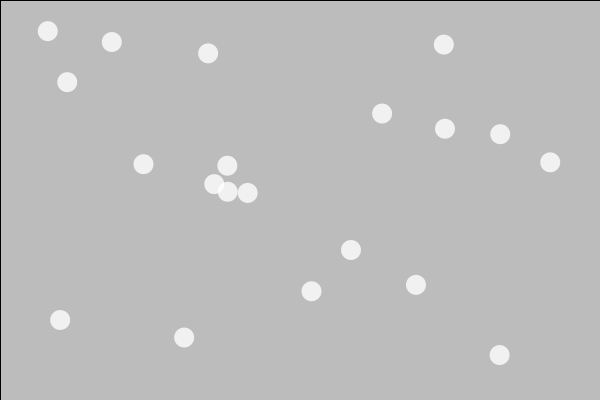
Frame 1 (no input)
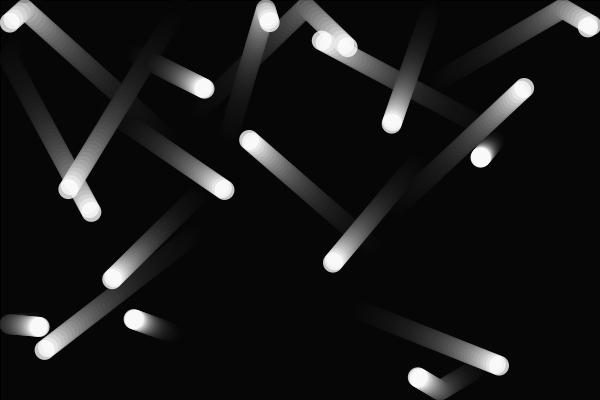
Frame 60 (the mouse pressed at the canvas centre just before this capture)
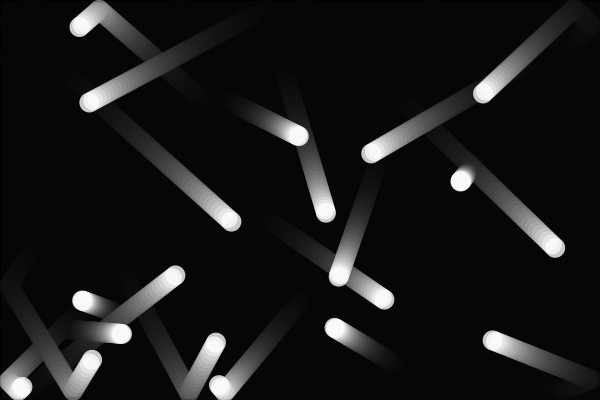
Frame 120 (the mouse held since frame 60 and released just before this capture)

The Processing sketch that drew these frames (run headless with seeded random() and noise(); from frame 60 on, the mouse is pressed at the canvas centre):

// Processing sketch: Practica_5_1
// ── Practica_5_1.pde
int numBolas = 20; // Número de bolas
float[] x, y;      // Posiciones
float[] vx, vy;    // Velocidades
float diametroBola = 20;

void setup() {
  size(600, 400);
  x = new float[numBolas];
  y = new float[numBolas];
  vx = new float[numBolas];
  vy = new float[numBolas];
  
  // Inicializar posiciones y velocidades
  for (int i = 0; i < numBolas; i++) {
    x[i] = random(diametroBola, width - diametroBola);
    y[i] = random(diametroBola, height - diametroBola);
    vx[i] = velocidadAleatoria();
    vy[i] = velocidadAleatoria();
  }
}

void draw() {
  // Fondo semitransparente para crear el efecto de rastro
  fill(0, 20); // Negro con baja opacidad
  rect(0, 0, width, height); 
  
  noStroke();
  fill(255, 200); // Color de las bolas (blanco semitransparente)
  
  for (int i = 0; i < numBolas; i++) {
    // Dibujar la bola
    ellipse(x[i], y[i], diametroBola, diametroBola);
    
    // Actualizar posición
    x[i] += vx[i];
    y[i] += vy[i];
    
    // Rebotar en los bordes
    if (x[i] < diametroBola / 2 || x[i] > width - diametroBola / 2) {
      vx[i] *= -1;
    }
    if (y[i] < diametroBola / 2 || y[i] > height - diametroBola / 2) {
      vy[i] *= -1;
    }
  }
}

// Función para generar velocidades aleatorias entre -4 y +4, excluyendo 0
float velocidadAleatoria() {
  float v;
  do {
    v = random(-4, 4);
  } while (v == 0);
  return v;
}
